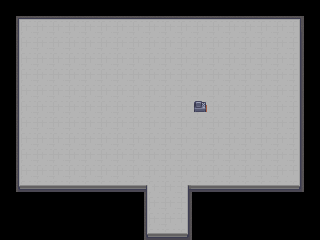

Rendered tile map (Tiled .tmx) drawn with the repository's tilesets; below, a short description and the map source with its tile grids summarised:
An orthogonal 20x15 tile map with 16x16 px tiles, 3 tile layers (Background, Road, Prop), 3 tilesets and 3 objects (2x Transaction, NPC).

<map version="1.10" tiledversion="1.12.2" class="MapMeta" orientation="orthogonal" renderorder="right-down" width="20" height="15" tilewidth="16" tileheight="16" infinite="0" nextlayerid="5" nextobjectid="11">
 <properties>
  <property name="mapId" value="8f8add5e-93f8-5afe-b3e6-ba96dfc273c8" />
  <property name="mapName" value="DARK学" />
  <property name="parentMap" value="25f3952d-ec39-53af-a8c1-d523c43b80b0" />
  <property name="region" value="开源镇" />
  <property name="type" propertytype="MapType" value="inDoor" />
 </properties>
 <tileset firstgid="1" source="../../../tilesets/Godot_Autotiles_16x16.tsx" />
 <tileset firstgid="1249" source="../../../tilesets/3_Props_and_Buildings_16x16.tsx" />
 <tileset firstgid="5729" source="../../../tilesets/Game_Maker_Studio_Autotiles_16x16.tsx" />
 <layer id="1" name="Background" width="20" height="15">
  <data>[300 cells, 207 non-empty, 11 distinct tile ids]</data>
 </layer>
 <layer id="2" name="Road" width="20" height="15">
  <data>[300 cells, 205 non-empty, 12 distinct tile ids]</data>
 </layer>
 <layer id="3" name="Prop" width="20" height="15">
  <data>[300 cells, 1 non-empty, 1 distinct tile ids]</data>
 </layer>
 <objectgroup id="4" name="Interactive">
  <object id="4" name="导师" type="NPC" x="119.674" y="103.683">
   <properties>
    <property name="npcId" value="831434cb-2471-5f24-9fdf-0259fe149eae" />
   </properties>
   <point />
  </object>
  <object id="9" type="Transaction" x="160" y="208" width="16" height="16">
   <properties>
    <property name="from" value="25f3952d-ec39-53af-a8c1-d523c43b80b0" />
    <property name="to" value="8f8add5e-93f8-5afe-b3e6-ba96dfc273c8" />
   </properties>
  </object>
  <object id="10" type="Transaction" x="144" y="224" width="48" height="16">
   <properties>
    <property name="from" value="8f8add5e-93f8-5afe-b3e6-ba96dfc273c8" />
    <property name="to" value="25f3952d-ec39-53af-a8c1-d523c43b80b0" />
   </properties>
  </object>
 </objectgroup>
</map>
